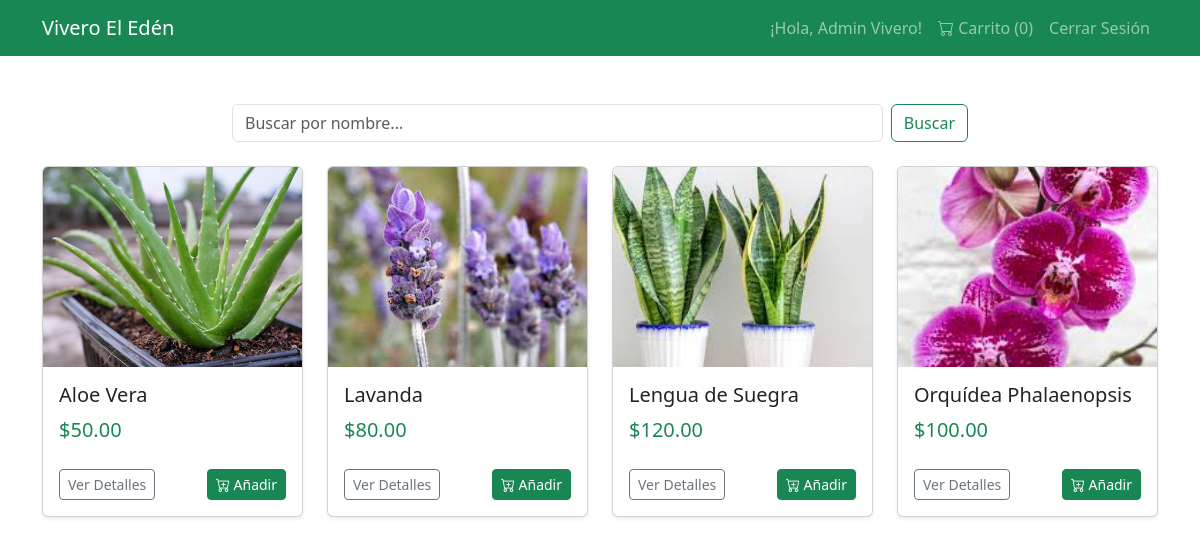
Screenshot of /cliente_dashboard.php (signed in) with the database file from the repository.
### tables this page shows
CREATE TABLE `plantas` (
  `id` int(11) NOT NULL,
  `nombre_comun` varchar(100) NOT NULL,
  `nombre_cientifico` varchar(100) DEFAULT NULL,
  `descripcion` text DEFAULT NULL,
  `tipo` varchar(50) DEFAULT NULL,
  `cuidados_luz` varchar(100) DEFAULT NULL,
  `cuidados_riego` varchar(100) DEFAULT NULL,
  `precio` decimal(10,2) NOT NULL DEFAULT 0.00,
  `stock` int(11) NOT NULL DEFAULT 0,
  `imagen_url` varchar(255) DEFAULT NULL
);

### models/Planta.php (called while the page is built, shortened)
<?php
class Planta {
    private $conn;
    private $table_name = "plantas";
    public function __construct($db) {
        $this->conn = $db;
    }
    function leer() {
        $query = "SELECT * FROM " . $this->table_name . " ORDER BY nombre_comun ASC";
        $stmt = $this->conn->prepare($query);
        $stmt->execute();
        return $stmt;
    }
}
?>

### cliente_dashboard.php (the view, shortened to what this page needs)
<?php
include_once './models/Planta.php';
$database = new Database();
$db = $database->connect();
$planta = new Planta($db);
$keywords = isset($_GET["buscar"]) ? $_GET["buscar"] : "";
if (!empty($keywords)) {
    $stmt = $planta->buscar($keywords);
} else {
    $stmt = $planta->leer();
}
$plantas = $stmt->fetchAll(PDO::FETCH_ASSOC);
$total_carrito = 0;
?>
<!DOCTYPE html>
<html lang="es">
<head>
    <link href="https://cdn.jsdelivr.net/npm/bootstrap@5.3.2/dist/css/bootstrap.min.css" rel="stylesheet">
    <link rel="stylesheet" href="https://cdn.jsdelivr.net/npm/bootstrap-icons@1.11.3/font/bootstrap-icons.min.css">
</head>
<body>
    <nav class="navbar navbar-expand-lg navbar-dark bg-success sticky-top">
        <div class="container">
            <a class="navbar-brand" href="index.php">Vivero El Edén</a>
            <ul class="navbar-nav ms-auto">
                 <li class="nav-item">
                    <a class="nav-link">¡Hola, <?php echo htmlspecialchars($_SESSION['user_nombre']); ?>!</a>
                </li>
                <li class="nav-item">
                    <a class="nav-link" href="carrito.php"><i class="bi bi-cart"></i> Carrito (<?php echo $total_carrito; ?>)</a>
                </li>
                <li class="nav-item">
                    <a class="nav-link" href="logout.php">Cerrar Sesión</a>
                </li>
            </ul>
        </div>
    </nav>
    <div class="container mt-5">
        <div class="row mb-4">
            <div class="col-md-8 offset-md-2">
                <form action="cliente_dashboard.php" method="GET" class="d-flex">
                    <input class="form-control me-2" type="search" placeholder="Buscar por nombre..." name="buscar" value="<?php echo htmlspecialchars($keywords); ?>">
                    <button class="btn btn-outline-success" type="submit">Buscar</button>
                </form>
            </div>
        </div>
        <div class="row row-cols-1 row-cols-md-2 row-cols-lg-4 g-4">
            <?php foreach ($plantas as $planta_item): ?>
                <div class="col">
                    <div class="card h-100 shadow-sm">
                        <img src="<?php echo !empty($planta_item['imagen_url']) ? htmlspecialchars($planta_item['imagen_url']) : 'https://via.placeholder.com/300x200'; ?>" class="card-img-top" alt="...">
                        <div class="card-body">
                            <h5 class="card-title"><?php echo htmlspecialchars($planta_item['nombre_comun']); ?></h5>
                            <p class="card-text text-success fs-5">$<?php echo htmlspecialchars($planta_item['precio']); ?></p>
                        </div>
                        <div class="card-footer bg-transparent border-0 pb-3">
                            <div class="d-grid gap-2 d-md-flex justify-content-md-between">
                                <button type="button" class="btn btn-outline-secondary btn-sm" data-bs-toggle="modal" data-bs-target="#plantaModal"
                                    data-nombre="<?php echo htmlspecialchars($planta_item['nombre_comun']); ?>"
                                    data-descripcion="<?php echo htmlspecialchars($planta_item['descripcion']); ?>"
                                    data-cientifico="<?php echo htmlspecialchars($planta_item['nombre_cientifico']); ?>"
                                    data-tipo="<?php echo htmlspecialchars($planta_item['tipo']); ?>"
                                    data-luz="<?php echo htmlspecialchars($planta_item['cuidados_luz']); ?>"
                                    data-riego="<?php echo htmlspecialchars($planta_item['cuidados_riego']); ?>"
                                    data-precio="$<?php echo htmlspecialchars($planta_item['precio']); ?>">
                                    Ver Detalles
                                </button>
                                <form action="gestion_carrito.php" method="POST" class="d-inline">
                                    <button type="submit" class="btn btn-success btn-sm"><i class="bi bi-cart-plus"></i> Añadir</button>
                                </form>
                            </div>
                        </div>
                    </div>
                </div>
            <?php endforeach; ?>
        </div>
    </div>
    </body>
</html>

### cliente_dashboard.php (style rules this page uses)
.card-img-top { height: 200px; object-fit: cover; }

### rows the page displays
plantas: imagen_url (picture), nombre_comun "Aloe Vera", precio "50.00"
plantas: imagen_url (picture), nombre_comun "Lavanda", precio "80.00"
plantas: imagen_url (picture), nombre_comun "Lengua de Suegra", precio "120.00"
plantas: imagen_url (picture), nombre_comun "Orquídea Phalaenopsis", precio "100.00"

### other values shown
$_SESSION['user_nombre'] "Admin Vivero"
$total_carrito "0"
